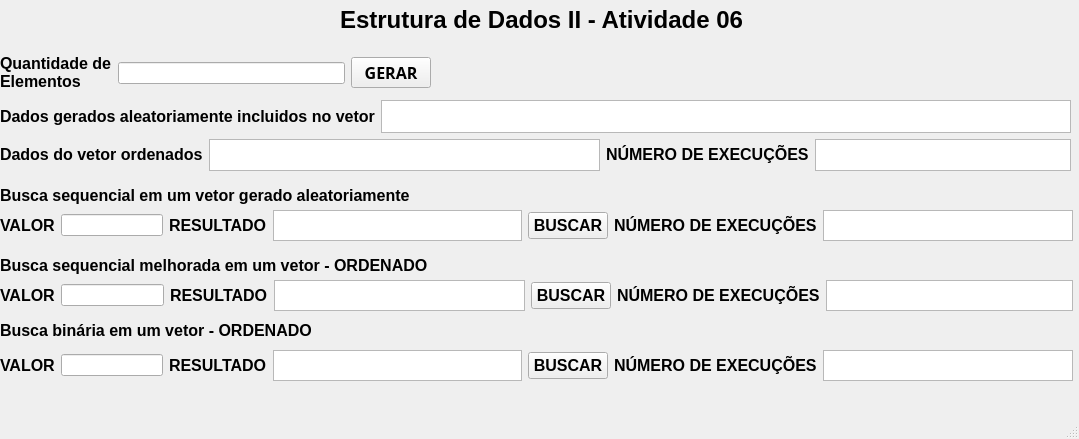
<?xml version="1.0" encoding="UTF-8"?>
<ui version="4.0">
 <class>MainWindow</class>
 <widget class="QMainWindow" name="MainWindow">
  <property name="geometry">
   <rect>
    <x>0</x>
    <y>0</y>
    <width>1079</width>
    <height>439</height>
   </rect>
  </property>
  <property name="windowTitle">
   <string>MainWindow</string>
  </property>
  <widget class="QWidget" name="centralwidget">
   <widget class="QLabel" name="label">
    <property name="geometry">
     <rect>
      <x>340</x>
      <y>0</y>
      <width>411</width>
      <height>41</height>
     </rect>
    </property>
    <property name="text">
     <string>&lt;html&gt;&lt;head/&gt;&lt;body&gt;&lt;p&gt;&lt;span style=&quot; font-size:18pt; font-weight:700; color:#000000;&quot;&gt;Estrutura de Dados II - Atividade 06&lt;/span&gt;&lt;/p&gt;&lt;/body&gt;&lt;/html&gt;</string>
    </property>
   </widget>
   <widget class="QLabel" name="label_10">
    <property name="geometry">
     <rect>
      <x>0</x>
      <y>320</y>
      <width>311</width>
      <height>21</height>
     </rect>
    </property>
    <property name="text">
     <string>&lt;html&gt;&lt;head/&gt;&lt;body&gt;&lt;p&gt;&lt;span style=&quot; font-size:12pt; font-weight:700;&quot;&gt;Busca binária em um vetor - ORDENADO&lt;/span&gt;&lt;/p&gt;&lt;/body&gt;&lt;/html&gt;</string>
    </property>
   </widget>
   <widget class="QWidget" name="layoutWidget_5">
    <property name="geometry">
     <rect>
      <x>0</x>
      <y>50</y>
      <width>431</width>
      <height>46</height>
     </rect>
    </property>
    <layout class="QHBoxLayout" name="horizontalLayout">
     <item>
      <widget class="QLabel" name="label_2">
       <property name="text">
        <string>&lt;html&gt;&lt;head/&gt;&lt;body&gt;&lt;p&gt;&lt;span style=&quot; font-size:12pt; font-weight:700; color:#000000;&quot;&gt;Quantidade de&lt;br/&gt;Elementos&lt;/span&gt;&lt;/p&gt;&lt;/body&gt;&lt;/html&gt;</string>
       </property>
      </widget>
     </item>
     <item>
      <widget class="QLineEdit" name="lineEditQuantElementos"/>
     </item>
     <item>
      <widget class="QPushButton" name="pushButtonGerar">
       <property name="font">
        <font>
         <family>Ubuntu Condensed</family>
         <pointsize>12</pointsize>
         <bold>true</bold>
        </font>
       </property>
       <property name="text">
        <string>GERAR</string>
       </property>
      </widget>
     </item>
    </layout>
   </widget>
   <widget class="QLabel" name="label_4">
    <property name="geometry">
     <rect>
      <x>0</x>
      <y>250</y>
      <width>431</width>
      <height>31</height>
     </rect>
    </property>
    <property name="text">
     <string>&lt;html&gt;&lt;head/&gt;&lt;body&gt;&lt;p&gt;&lt;span style=&quot; font-size:12pt; font-weight:700;&quot;&gt;Busca sequencial melhorada em um vetor - ORDENADO&lt;/span&gt;&lt;/p&gt;&lt;/body&gt;&lt;/html&gt;</string>
    </property>
   </widget>
   <widget class="QLabel" name="label_6">
    <property name="geometry">
     <rect>
      <x>0</x>
      <y>185</y>
      <width>411</width>
      <height>21</height>
     </rect>
    </property>
    <property name="text">
     <string>&lt;html&gt;&lt;head/&gt;&lt;body&gt;&lt;p&gt;&lt;span style=&quot; font-size:12pt; font-weight:700;&quot;&gt;Busca sequencial em um vetor gerado aleatoriamente&lt;/span&gt;&lt;/p&gt;&lt;/body&gt;&lt;/html&gt;</string>
    </property>
   </widget>
   <widget class="QWidget" name="">
    <property name="geometry">
     <rect>
      <x>0</x>
      <y>100</y>
      <width>1071</width>
      <height>71</height>
     </rect>
    </property>
    <layout class="QVBoxLayout" name="verticalLayout">
     <item>
      <layout class="QHBoxLayout" name="horizontalLayout_8">
       <item>
        <widget class="QLabel" name="label_3">
         <property name="text">
          <string>&lt;html&gt;&lt;head/&gt;&lt;body&gt;&lt;p&gt;&lt;span style=&quot; font-size:12pt; font-weight:700; color:#000000;&quot;&gt;Dados gerados aleatoriamente incluidos no vetor&lt;/span&gt;&lt;/p&gt;&lt;/body&gt;&lt;/html&gt;</string>
         </property>
        </widget>
       </item>
       <item>
        <widget class="QTextEdit" name="textEditSaida">
         <property name="readOnly">
          <bool>true</bool>
         </property>
        </widget>
       </item>
      </layout>
     </item>
     <item>
      <layout class="QHBoxLayout" name="horizontalLayout_9">
       <item>
        <widget class="QLabel" name="label_8">
         <property name="text">
          <string>&lt;html&gt;&lt;head/&gt;&lt;body&gt;&lt;p&gt;&lt;span style=&quot; font-size:12pt; font-weight:700;&quot;&gt;Dados do vetor ordenados&lt;/span&gt;&lt;/p&gt;&lt;/body&gt;&lt;/html&gt;</string>
         </property>
        </widget>
       </item>
       <item>
        <widget class="QTextEdit" name="textEditSelectionSort">
         <property name="readOnly">
          <bool>true</bool>
         </property>
        </widget>
       </item>
       <item>
        <layout class="QHBoxLayout" name="horizontalLayout_10">
         <item>
          <widget class="QLabel" name="label_18">
           <property name="text">
            <string>&lt;html&gt;&lt;head/&gt;&lt;body&gt;&lt;p&gt;&lt;span style=&quot; font-size:12pt; font-weight:700;&quot;&gt;NÚMERO DE EXECUÇÕES&lt;/span&gt;&lt;/p&gt;&lt;/body&gt;&lt;/html&gt;</string>
           </property>
          </widget>
         </item>
         <item>
          <widget class="QTextEdit" name="textEdit_5"/>
         </item>
        </layout>
       </item>
      </layout>
     </item>
    </layout>
   </widget>
   <widget class="QWidget" name="">
    <property name="geometry">
     <rect>
      <x>0</x>
      <y>210</y>
      <width>1073</width>
      <height>31</height>
     </rect>
    </property>
    <layout class="QHBoxLayout" name="horizontalLayout_12">
     <item>
      <layout class="QHBoxLayout" name="horizontalLayout_6">
       <item>
        <widget class="QLabel" name="label_7">
         <property name="text">
          <string>&lt;html&gt;&lt;head/&gt;&lt;body&gt;&lt;p&gt;&lt;span style=&quot; font-size:12pt; font-weight:700;&quot;&gt;VALOR&lt;/span&gt;&lt;/p&gt;&lt;/body&gt;&lt;/html&gt;</string>
         </property>
        </widget>
       </item>
       <item>
        <widget class="QLineEdit" name="lineEditValor"/>
       </item>
      </layout>
     </item>
     <item>
      <layout class="QHBoxLayout" name="horizontalLayout_11">
       <item>
        <widget class="QLabel" name="label_13">
         <property name="text">
          <string>&lt;html&gt;&lt;head/&gt;&lt;body&gt;&lt;p&gt;&lt;span style=&quot; font-size:12pt; font-weight:700;&quot;&gt;RESULTADO&lt;/span&gt;&lt;/p&gt;&lt;/body&gt;&lt;/html&gt;</string>
         </property>
        </widget>
       </item>
       <item>
        <widget class="QTextEdit" name="textEditResultado"/>
       </item>
       <item>
        <widget class="QPushButton" name="pushButton">
         <property name="font">
          <font>
           <pointsize>12</pointsize>
           <bold>true</bold>
          </font>
         </property>
         <property name="text">
          <string>BUSCAR</string>
         </property>
        </widget>
       </item>
      </layout>
     </item>
     <item>
      <widget class="QLabel" name="label_14">
       <property name="text">
        <string>&lt;html&gt;&lt;head/&gt;&lt;body&gt;&lt;p&gt;&lt;span style=&quot; font-size:12pt; font-weight:700;&quot;&gt;NÚMERO DE EXECUÇÕES&lt;/span&gt;&lt;/p&gt;&lt;/body&gt;&lt;/html&gt;</string>
       </property>
      </widget>
     </item>
     <item>
      <widget class="QTextEdit" name="textEdit"/>
     </item>
    </layout>
   </widget>
   <widget class="QWidget" name="">
    <property name="geometry">
     <rect>
      <x>0</x>
      <y>280</y>
      <width>1073</width>
      <height>31</height>
     </rect>
    </property>
    <layout class="QHBoxLayout" name="horizontalLayout_13">
     <item>
      <layout class="QHBoxLayout" name="horizontalLayout_7">
       <item>
        <layout class="QHBoxLayout" name="horizontalLayout_4">
         <item>
          <widget class="QLabel" name="label_9">
           <property name="text">
            <string>&lt;html&gt;&lt;head/&gt;&lt;body&gt;&lt;p&gt;&lt;span style=&quot; font-size:12pt; font-weight:700;&quot;&gt;VALOR&lt;/span&gt;&lt;/p&gt;&lt;/body&gt;&lt;/html&gt;</string>
           </property>
          </widget>
         </item>
         <item>
          <widget class="QLineEdit" name="lineEditValorMelhorada"/>
         </item>
        </layout>
       </item>
       <item>
        <widget class="QLabel" name="label_5">
         <property name="text">
          <string>&lt;html&gt;&lt;head/&gt;&lt;body&gt;&lt;p&gt;&lt;span style=&quot; font-size:12pt; font-weight:700; color:#000000;&quot;&gt;RESULTADO&lt;/span&gt;&lt;/p&gt;&lt;/body&gt;&lt;/html&gt;</string>
         </property>
        </widget>
       </item>
       <item>
        <widget class="QTextEdit" name="textEditResultadoMelhorada">
         <property name="readOnly">
          <bool>true</bool>
         </property>
        </widget>
       </item>
       <item>
        <widget class="QPushButton" name="pushButtonMelhorada">
         <property name="font">
          <font>
           <pointsize>12</pointsize>
           <bold>true</bold>
          </font>
         </property>
         <property name="text">
          <string>BUSCAR</string>
         </property>
        </widget>
       </item>
      </layout>
     </item>
     <item>
      <widget class="QLabel" name="label_15">
       <property name="text">
        <string>&lt;html&gt;&lt;head/&gt;&lt;body&gt;&lt;p&gt;&lt;span style=&quot; font-size:12pt; font-weight:700;&quot;&gt;NÚMERO DE EXECUÇÕES&lt;/span&gt;&lt;/p&gt;&lt;/body&gt;&lt;/html&gt;</string>
       </property>
      </widget>
     </item>
     <item>
      <widget class="QTextEdit" name="textEdit_2"/>
     </item>
    </layout>
   </widget>
   <widget class="QWidget" name="">
    <property name="geometry">
     <rect>
      <x>0</x>
      <y>350</y>
      <width>1073</width>
      <height>31</height>
     </rect>
    </property>
    <layout class="QHBoxLayout" name="horizontalLayout_3">
     <item>
      <layout class="QHBoxLayout" name="horizontalLayout_2">
       <item>
        <widget class="QLabel" name="label_11">
         <property name="text">
          <string>&lt;html&gt;&lt;head/&gt;&lt;body&gt;&lt;p&gt;&lt;span style=&quot; font-size:12pt; font-weight:700;&quot;&gt;VALOR&lt;/span&gt;&lt;/p&gt;&lt;/body&gt;&lt;/html&gt;</string>
         </property>
        </widget>
       </item>
       <item>
        <widget class="QLineEdit" name="lineEditValorBi"/>
       </item>
      </layout>
     </item>
     <item>
      <layout class="QHBoxLayout" name="horizontalLayout_5">
       <item>
        <widget class="QLabel" name="label_12">
         <property name="text">
          <string>&lt;html&gt;&lt;head/&gt;&lt;body&gt;&lt;p&gt;&lt;span style=&quot; font-size:12pt; font-weight:700;&quot;&gt;RESULTADO&lt;/span&gt;&lt;/p&gt;&lt;/body&gt;&lt;/html&gt;</string>
         </property>
        </widget>
       </item>
       <item>
        <widget class="QTextEdit" name="textEditResultadoBi"/>
       </item>
       <item>
        <widget class="QPushButton" name="pushButtonBinario">
         <property name="font">
          <font>
           <pointsize>12</pointsize>
           <bold>true</bold>
          </font>
         </property>
         <property name="text">
          <string>BUSCAR</string>
         </property>
        </widget>
       </item>
      </layout>
     </item>
     <item>
      <widget class="QLabel" name="label_16">
       <property name="text">
        <string>&lt;html&gt;&lt;head/&gt;&lt;body&gt;&lt;p&gt;&lt;span style=&quot; font-size:12pt; font-weight:700;&quot;&gt;NÚMERO DE EXECUÇÕES&lt;/span&gt;&lt;/p&gt;&lt;/body&gt;&lt;/html&gt;</string>
       </property>
      </widget>
     </item>
     <item>
      <widget class="QTextEdit" name="textEdit_3"/>
     </item>
    </layout>
   </widget>
  </widget>
  <widget class="QMenuBar" name="menubar">
   <property name="geometry">
    <rect>
     <x>0</x>
     <y>0</y>
     <width>1079</width>
     <height>21</height>
    </rect>
   </property>
  </widget>
  <widget class="QStatusBar" name="statusbar"/>
 </widget>
 <resources/>
 <connections/>
</ui>
